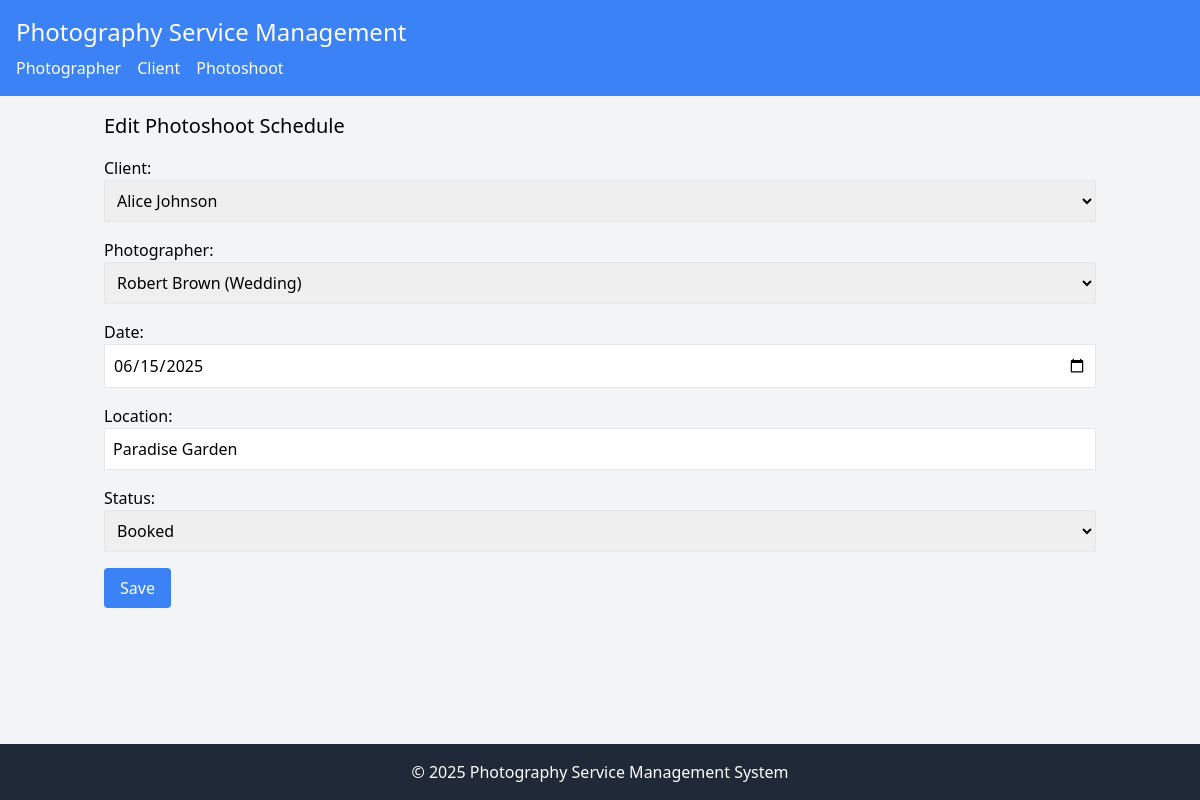
Screenshot of /index.php?entity=photoshoot&action=edit&id=1 with the database file from the repository.
### tables this page shows
CREATE TABLE photoshoot (
    id INT AUTO_INCREMENT PRIMARY KEY,
    client_id INT NOT NULL,
    photographer_id INT NOT NULL,
    date DATE NOT NULL,
    location VARCHAR(200) NOT NULL,
    status VARCHAR(50) NOT NULL DEFAULT 'booked',
    FOREIGN KEY (client_id) REFERENCES client(id),
    FOREIGN KEY (photographer_id) REFERENCES photographer(id)
);

CREATE TABLE client (
    id INT AUTO_INCREMENT PRIMARY KEY,
    name VARCHAR(100) NOT NULL,
    contact VARCHAR(100) NOT NULL
);

CREATE TABLE photographer (
    id INT AUTO_INCREMENT PRIMARY KEY,
    name VARCHAR(100) NOT NULL,
    specialty VARCHAR(100) NOT NULL
);

### model/Photoshoot.php (called while the page is built, shortened)
<?php
require_once 'config/Database.php';
class Photoshoot {
    private $conn;
    private $table = 'photoshoot';
    public function __construct() {
        $database = new Database();
        $this->conn = $database->getConnection();
    }
    public function getById($id) {
        $query = "SELECT ps.*, c.name as client_name, p.name as photographer_name
                 FROM " . $this->table . " ps
                 JOIN client c ON ps.client_id = c.id
                 JOIN photographer p ON ps.photographer_id = p.id
                 WHERE ps.id = :id";
        $stmt = $this->conn->prepare($query);
        $stmt->bindParam(':id', $id);
        $stmt->execute();
        return $stmt->fetch(PDO::FETCH_ASSOC);
    }
}
?>

### config/Database.php (called while the page is built, shortened)
<?php
class Database {
    private $host = "localhost";
    private $username = "root";
    private $password = "";
    private $database = "photography_system";
    public function getConnection() {
        $this->conn = null;
        try {
            $this->conn = new PDO("mysql:host=" . $this->host . ";dbname=" . $this->database, $this->username, $this->password);
            $this->conn->setAttribute(PDO::ATTR_ERRMODE, PDO::ERRMODE_EXCEPTION);
        } catch(PDOException $e) {
            echo "Connection error: " . $e->getMessage();
        }
        return $this->conn;
    }
}
?>

### model/Client.php (called while the page is built, shortened)
<?php
require_once 'config/Database.php';
class Client {
    private $conn;
    private $table = 'client';
    public function __construct() {
        $database = new Database();
        $this->conn = $database->getConnection();
    }
    public function getAll() {
        $query = "SELECT * FROM " . $this->table;
        $stmt = $this->conn->prepare($query);
        $stmt->execute();
        return $stmt->fetchAll(PDO::FETCH_ASSOC);
    }
}
?>

### model/Photographer.php (called while the page is built, shortened)
<?php
require_once 'config/Database.php';
class Photographer {
    private $conn;
    private $table = 'photographer';
    public function __construct() {
        $database = new Database();
        $this->conn = $database->getConnection();
    }
    public function getAll() {
        $query = "SELECT * FROM " . $this->table;
        $stmt = $this->conn->prepare($query);
        $stmt->execute();
        return $stmt->fetchAll(PDO::FETCH_ASSOC);
    }
}
?>

### viewmodel/PhotoshootViewModel.php (called while the page is built, shortened)
<?php
require_once 'model/Photoshoot.php';
require_once 'model/Client.php';
require_once 'model/Photographer.php';
class PhotoshootViewModel {
    private $photoshoot;
    private $client;
    private $photographer;
    public function __construct() {
        $this->photoshoot = new Photoshoot();
        $this->client = new Client();
        $this->photographer = new Photographer();
    }
    public function bindData($data) {
        if (isset($data['id'])) $this->id = $data['id'];
        if (isset($data['client_id'])) $this->client_id = $data['client_id'];
        if (isset($data['photographer_id'])) $this->photographer_id = $data['photographer_id'];
        if (isset($data['date'])) $this->date = $data['date'];
        if (isset($data['location'])) $this->location = $data['location'];
        if (isset($data['status'])) $this->status = $data['status'];
    }
    public function getPhotoshootById($id) {
        $data = $this->photoshoot->getById($id);
        return $data;
    }
    public function getClients() {
        return $this->client->getAll();
    }
    public function getPhotographers() {
        return $this->photographer->getAll();
    }
}
?>

### views/photoshoot_form.php (the view, shortened to what this page needs)
<?php
require_once 'views/template/header.php';
?>
<h2 class="text-xl mb-4"><?php echo isset($viewModel->id) ? 'Edit Photoshoot Schedule' : 'Add Photoshoot Schedule'; ?></h2>
<form action="index.php?entity=photoshoot&action=<?php echo isset($viewModel->id) ? 'update&id=' . $viewModel->id : 'save'; ?>" method="POST" class="space-y-4">
    <div>
        <label class="block">Client:</label>
        <select name="client_id" class="border p-2 w-full" required>
            <?php foreach ($clients as $client): ?>
            <option value="<?php echo $client['id']; ?>" <?php echo (isset($viewModel->client_id) && $viewModel->client_id == $client['id']) ? 'selected' : ''; ?>>
                <?php echo $client['name']; ?>
            </option>
            <?php endforeach; ?>
        </select>
    </div>
    <div>
        <label class="block">Photographer:</label>
        <select name="photographer_id" class="border p-2 w-full" required>
            <?php foreach ($photographers as $photographer): ?>
            <option value="<?php echo $photographer['id']; ?>" <?php echo (isset($viewModel->photographer_id) && $viewModel->photographer_id == $photographer['id']) ? 'selected' : ''; ?>>
                <?php echo $photographer['name']; ?> (<?php echo $photographer['specialty']; ?>)
            </option>
            <?php endforeach; ?>
        </select>
    </div>
    <div>
        <label class="block">Date:</label>
        <input type="date" name="date" value="<?php echo $viewModel->date ?? ''; ?>" class="border p-2 w-full" required>
    </div>
    <div>
        <label class="block">Location:</label>
        <input type="text" name="location" value="<?php echo $viewModel->location ?? ''; ?>" class="border p-2 w-full" required>
    </div>
    <div>
        <label class="block">Status:</label>
        <select name="status" class="border p-2 w-full" required>
            <option value="booked" <?php echo (isset($viewModel->status) && $viewModel->status == 'booked') ? 'selected' : ''; ?>>Booked</option>
        </select>
    </div>
    <button type="submit" class="bg-blue-500 text-white px-4 py-2 rounded">Save</button>
</form>
<?php
require_once 'views/template/footer.php';
?>

### rows the page displays
photoshoot: client_id "Alice Johnson", photographer_id "Robert Brown (Wedding)", date "06/15/2025", location "Paradise Garden", status "Booked"
